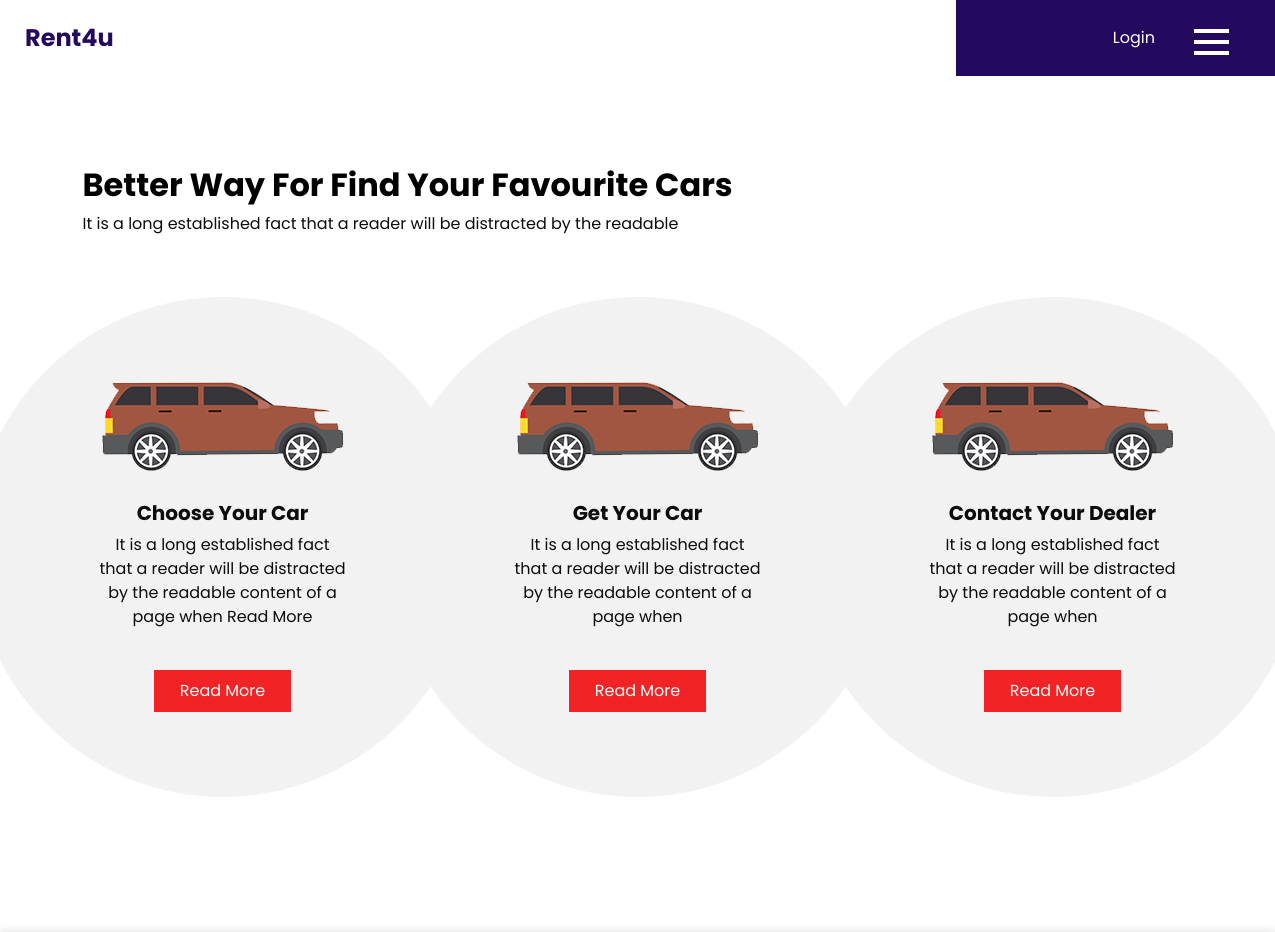
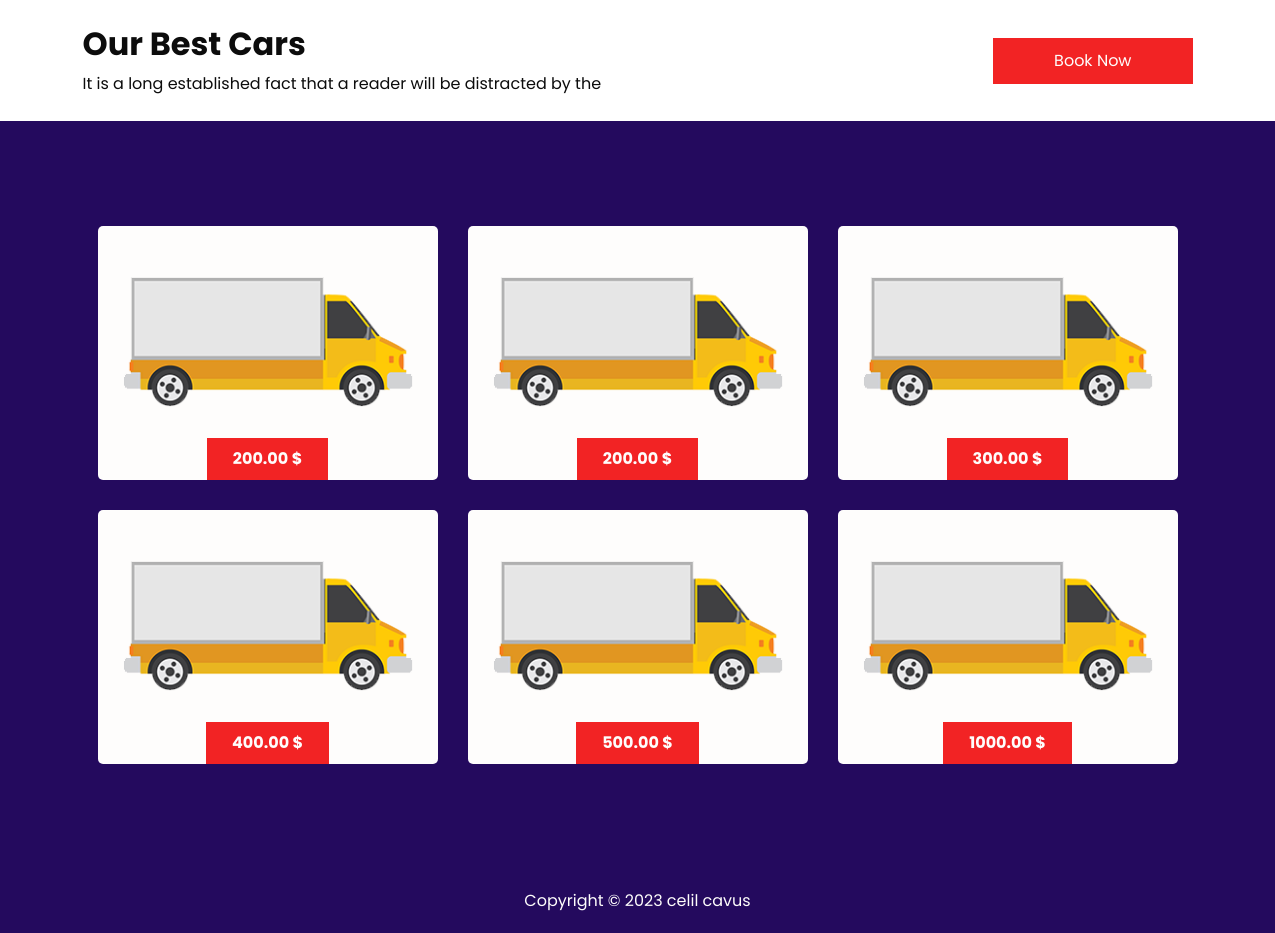
Screenshot of /cars/ with the database file from the repository (2 pictures, top to bottom).
### cars/models.py (models this page shows)
class FavoriCarsModel(models.Model):
    title = models.CharField(max_length=50)
    description = models.TextField(max_length=200)
    image = models.CharField(max_length=100)

class BestCarsModel(models.Model):
    image = models.CharField(max_length=50)
    price = models.DecimalField(max_digits=10,decimal_places=2)

### cars/views.py (the view)
# urls.py: path('',views.cars)
def cars(request):
    favoriCar = FavoriCarsModel.objects.all()
    bestCar = BestCarsModel.objects.all()
    cars = {
        'favcar':favoriCar,
        'bestcar':bestCar
    }
    return render(request,'cars/index.html',cars)

### templates/cars/index.html
{% extends 'shared/_layout.html' %}
{% load static %}
{% block content %}
  <section class="car_section layout_padding">
    <div class="container">
      <div class="heading_container">
        <h2>
          Better Way For Find Your Favourite Cars
        </h2>
        <p>
          It is a long established fact that a reader will be distracted by the readable
        </p>
      </div>
      <div class="car_container">
            {% for x in favcar %}
                <div class="box">
                    <div class="img-box">
                    <img src="{% static 'images/c-1.png' %}" alt="">
                    </div>
                    <div class="detail-box">
                    <h5>
                        {{x.title}}
                    </h5>
                    <p>
                        {{x.description}}
                    </p>
                    <a href="{{x.id}}">
                        Read More
                    </a>
                    </div>
                </div>
            {% endfor %}
      </div>
    </div>
  </section>
   <section class="best_section">
    <div class="container">
      <div class="book_now">
        <div class="detail-box">
          <h2>
            Our Best Cars
          </h2>
          <p>
            It is a long established fact that a reader will be distracted by the
          </p>
        </div>
        <div class="btn-box">
          <a href="">
            Book Now
          </a>
        </div>
      </div>
    </div>
  </section>
  <section class="rent_section layout_padding">
    <div class="container">
      <div class="rent_container">
            {% for best in bestcar %}
                <div class="box">
                    <div class="img-box">
                    <img src="{% static 'images/r-1.png' %}" alt="">
                    </div>
                    <div class="price">
                    <a href="">
                        {{best.price}} $
                    </a>
                    </div>
                </div>
            {% endfor %}
      </div>
    </div>
  </section>
{% endblock content %}

### static/css/style.css (style rules this page uses)
body { font-family: "Poppins", sans-serif; color: #0c0c0c; background-color: #ffffff; }
.layout_padding { padding-top: 90px; padding-bottom: 90px; }
.heading_container { display: -webkit-box; display: -ms-flexbox; display: flex; -webkit-box-orient: vertical; -webkit-box-direction: normal; -ms-flex-direction: column; flex-direction: column; -webkit-box-align: start; -ms-flex-align: start; align-items: flex-start; }
.heading_container h2 { font-weight: bold; color: #000000; position: relative; }
a, a:hover, a:focus { text-decoration: none; }
.car_section .car_container { display: -webkit-box; display: -ms-flexbox; display: flex; -webkit-box-pack: justify; -ms-flex-pack: justify; justify-content: space-between; -ms-flex-wrap: wrap; flex-wrap: wrap; padding: 75px 0; }
.car_section .car_container .box { min-width: 250px; max-width: 250px; margin: 55px 15px; display: -webkit-box; display: -ms-flexbox; display: flex; -webkit-box-orient: vertical; -webkit-box-direction: normal; -ms-flex-direction: column; flex-direction: column; -webkit-box-align: center; -ms-flex-align: center; align-items: center; text-align: center; position: relative; }
.car_section .car_container .box .img-box { display: -webkit-box; display: -ms-flexbox; display: flex; -webkit-box-pack: center; -ms-flex-pack: center; justify-content: center; padding-bottom: 15px; width: 100%; }
.car_section .car_container .box .img-box img { max-width: 100%; }
.car_section .car_container .box .detail-box { margin-top: 15px; }
.car_section .car_container .box .detail-box h5 { font-weight: bold; }
.car_section .car_container .box .detail-box a { display: inline-block; padding: 8px 25px; background-color: #f22324; color: #fefdfc; border-radius: #000000; border: 1px solid #f22324; margin-top: 25px; }
.car_section .car_container .box::before { content: ""; position: absolute; top: 50%; left: 50%; width: 250px; height: 250px; -webkit-transform: translate(-50%, -50%) scale(2); transform: translate(-50%, -50%) scale(2); border-radius: 100%; background-color: #f2f2f2; z-index: -1; }
.best_section { -webkit-box-shadow: 0 0 10px 0 rgba(0, 0, 0, 0.15); box-shadow: 0 0 10px 0 rgba(0, 0, 0, 0.15); padding: 25px 0; }
.best_section .book_now { display: -webkit-box; display: -ms-flexbox; display: flex; -webkit-box-pack: justify; -ms-flex-pack: justify; justify-content: space-between; -webkit-box-align: center; -ms-flex-align: center; align-items: center; }
.best_section .book_now .detail-box h2 { font-weight: bold; }
.best_section .book_now .detail-box p { margin: 0; }
.best_section .book_now .btn-box a { display: inline-block; padding: 10px 60px; background-color: #f22324; color: #fefdfc; border-radius: #000000; border: 1px solid #f22324; }
.rent_section { background-color: #240a5e; }
.rent_section .rent_container { display: -webkit-box; display: -ms-flexbox; display: flex; -ms-flex-wrap: wrap; flex-wrap: wrap; -webkit-box-pack: center; -ms-flex-pack: center; justify-content: center; }
.rent_section .rent_container .box { width: 340px; margin: 15px; background-color: #fefdfc; display: -webkit-box; display: -ms-flexbox; display: flex; -webkit-box-orient: vertical; -webkit-box-direction: normal; -ms-flex-direction: column; flex-direction: column; -webkit-box-align: center; -ms-flex-align: center; align-items: center; text-align: center; padding: 20px 25px; padding-bottom: 0; border-radius: 5px; }
.rent_section .rent_container .box .img-box { margin: 50px 0; height: 92px; display: -webkit-box; display: -ms-flexbox; display: flex; -webkit-box-pack: center; -ms-flex-pack: center; justify-content: center; -webkit-box-align: center; -ms-flex-align: center; align-items: center; }
.rent_section .rent_container .box .img-box img { max-width: 100%; }
.rent_section .rent_container .box .price a { display: inline-block; padding: 8px 25px; background-color: #f22324; color: #fefdfc; border-radius: #000000; border: 1px solid #f22324; font-weight: bold; }

### rows the page displays
FavoriCarsModel: title "Choose Your Car", description "It is a long established fact that a reader will be distracted by the readable content of a page when Read More"
FavoriCarsModel: title "Get Your Car", description "It is a long established fact that a reader will be distracted by the readable content of a page when"
FavoriCarsModel: title "Contact Your Dealer", description "It is a long established fact that a reader will be distracted by the readable content of a page when"
BestCarsModel: price "200.00"
BestCarsModel: price "200.00"
BestCarsModel: price "300.00"
BestCarsModel: price "400.00"
BestCarsModel: price "500.00"
BestCarsModel: price "1000.00"
